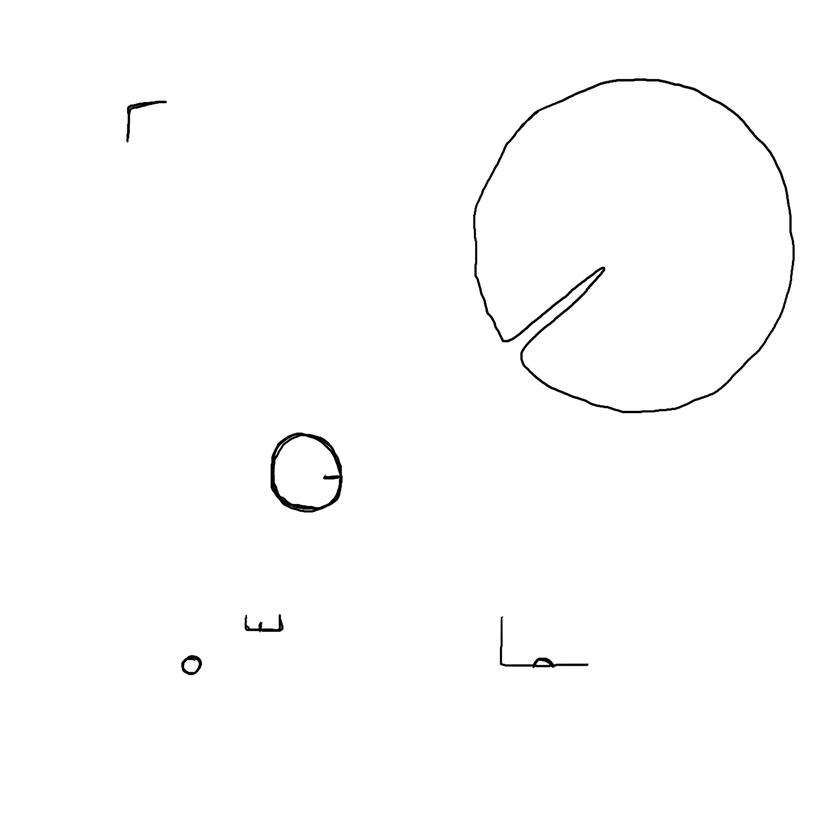
#> input picture Assets/Resources/Reel/reel_0.png, 840 x 840 px, shrunk from 2048 x 2048 before the run
$ python split_layers.py ../Assets/Resources/Reel/reel_0.png
#> lines starting #> are read from the running program, lines starting #| are printed output that depends on the picture
#!/usr/bin/env python3
"""Split one RGBA image into N random cell layers."""
""" python split_layers.py my_art.png --layers 8 """

from PIL import Image
import numpy as np
import random
import os
import argparse


def split_into_layers(input_path, output_dir, num_layers=6, cell_size=1):
#> called with input_path = 'Assets/Resources/Reel/reel_0.png', num_layers = 6, cell_size = 1
    if num_layers < 1:
        raise ValueError("num_layers must be at least 1")

    os.makedirs(output_dir, exist_ok=True)

    img = Image.open(input_path).convert("RGBA")
#> img is the input picture: PIL image 840x840 RGBA; mean R, G, B, A 0, 0, 0, 1.8
    img_array = np.array(img)
    layers = [np.zeros_like(img_array) for _ in range(num_layers)]

    height, width = img_array.shape[:2]
#> height = 840; width = 840
    last_layer = num_layers - 1

    for y in range(0, height, cell_size):
        for x in range(0, width, cell_size):
            cell_pixels = img_array[y : min(y + cell_size, height), x : min(x + cell_size, width)]
            if np.any(cell_pixels[:, :, 3] > 0):
                layer_index = random.randint(0, last_layer)
                layers[layer_index][y : min(y + cell_size, height), x : min(x + cell_size, width)] = cell_pixels
#> after the loop, layers = 6 items

    for i, layer in enumerate(layers):
        Image.fromarray(layer).save(os.path.join(output_dir, f"layer_{i}.png"))
#> this loop made 6 passes
#> pass 1, in split_into_layers, `Image.fromarray(layer).save(os.path.join(output_dir, f"layer_{i}.png"))`:
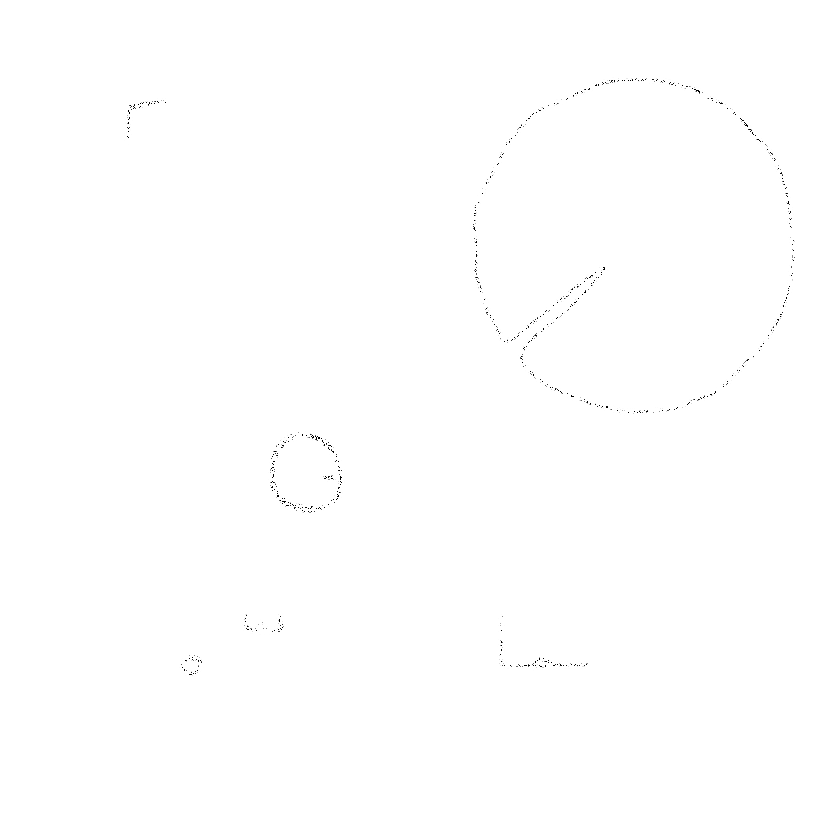
#> saved as layer_0.png: PIL image 840x840 RGBA; mean R, G, B, A 0, 0, 0, 0.3; transparent parts drawn white
#> pass 2, in split_into_layers, `Image.fromarray(layer).save(os.path.join(output_dir, f"layer_{i}.png"))`:
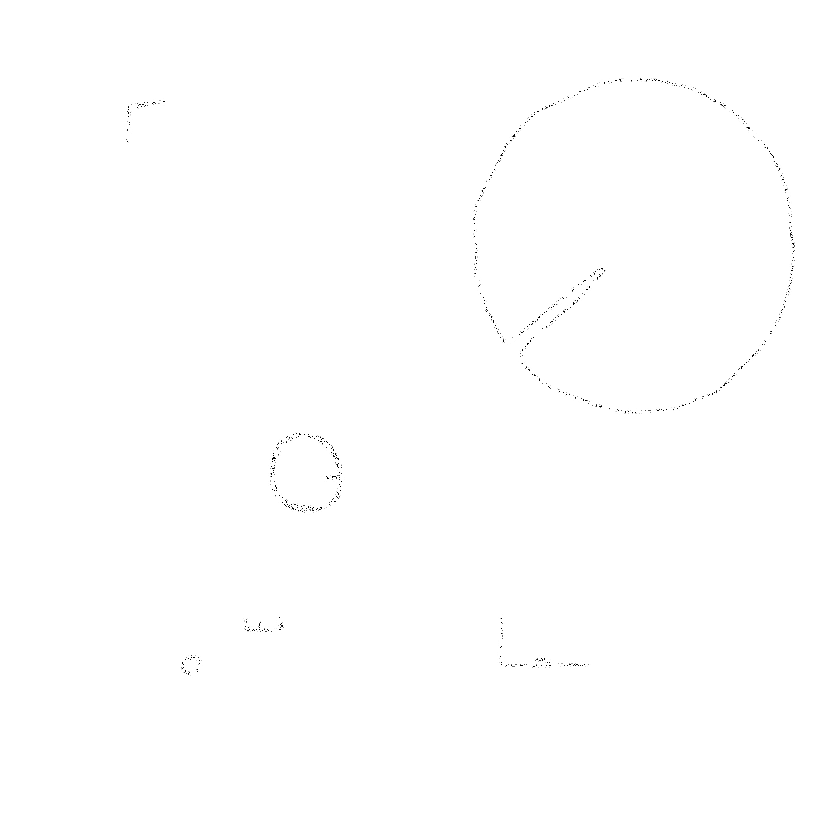
#> saved as layer_1.png: PIL image 840x840 RGBA; mean R, G, B, A 0, 0, 0, 0.3; transparent parts drawn white


def main():
    parser = argparse.ArgumentParser(description="Split one image into random layers.")
    parser.add_argument("image", help="Path to input PNG (or any image PIL can open)")
    parser.add_argument(
        "-n", "--layers",
        type=int,
        default=6,
        metavar="N",
        help="Number of layers to split into (default: 6)",
    )
    parser.add_argument(
        "-o", "--output",
        default=None,
        help="Output folder (default: split_layers/<image_stem>/)",
    )
    parser.add_argument(
        "--cell-size",
        type=int,
        default=1,
        help="Cell size in pixels (default: 1)",
    )
    args = parser.parse_args()

    if args.layers < 1:
        raise SystemExit("--layers must be at least 1")

    input_path = os.path.abspath(args.image)
    if not os.path.isfile(input_path):
        raise SystemExit(f"File not found: {input_path}")

    if args.output:
        output_dir = os.path.abspath(args.output)
    else:
        stem = os.path.splitext(os.path.basename(input_path))[0]
        output_dir = os.path.join(os.path.dirname(input_path), "split_layers", stem)

    print(f"Input:  {input_path}")
    print(f"Layers: {args.layers}")
    print(f"Output: {output_dir}/")
    split_into_layers(input_path, output_dir, num_layers=args.layers, cell_size=args.cell_size)
    print(f"Done — wrote layer_0.png … layer_{args.layers - 1}.png")


if __name__ == "__main__":
    main()

$ run again, on Assets/Resources/Reel/reel_2.png
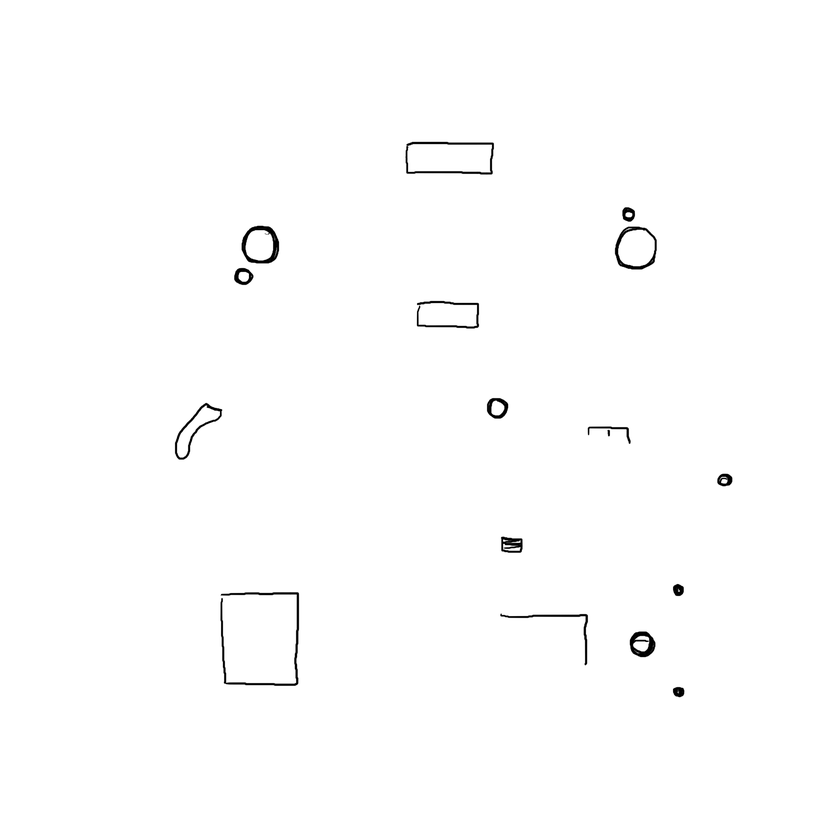
#> input picture Assets/Resources/Reel/reel_2.png, 840 x 840 px, shrunk from 2048 x 2048 before the run
#> in split_into_layers, img is the input picture: PIL image 840x840 RGBA; mean R, G, B, A 0, 0, 0, 1.6
#> after the loop in split_into_layers, `for y in range(0, height, cell_size):`: layers = 6 items
#> the loop in split_into_layers, `for i, layer in enumerate(layers):` made 6 passes
#> pass 1, in split_into_layers, `Image.fromarray(layer).save(os.path.join(output_dir, f"layer_{i}.png"))`:
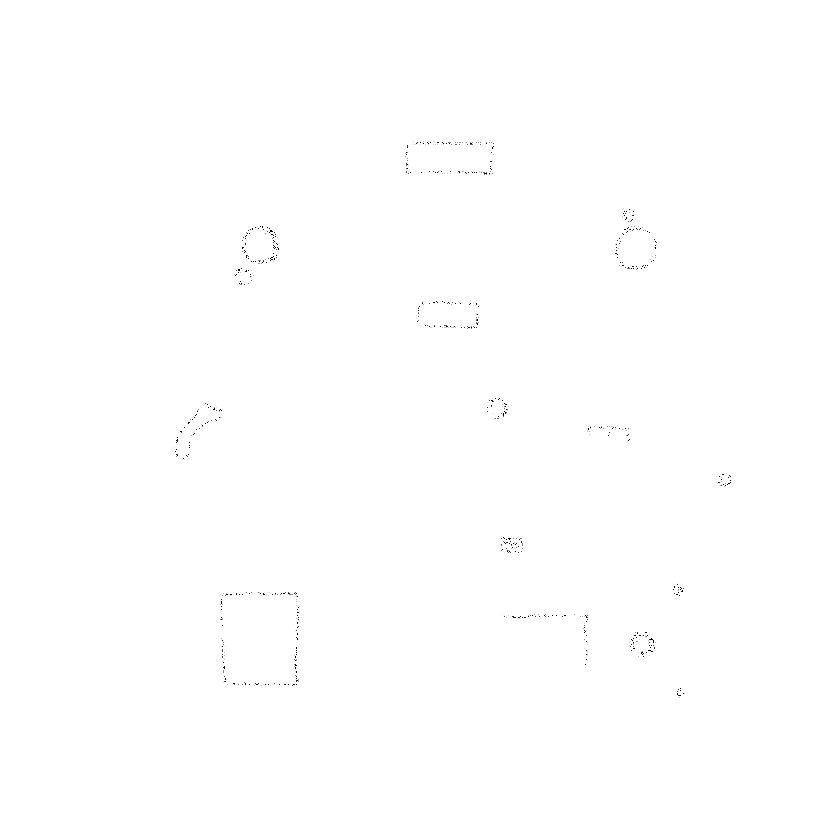
#> saved as layer_0.png: PIL image 840x840 RGBA; mean R, G, B, A 0, 0, 0, 0.3; transparent parts drawn white
#> pass 2, in split_into_layers, `Image.fromarray(layer).save(os.path.join(output_dir, f"layer_{i}.png"))`:
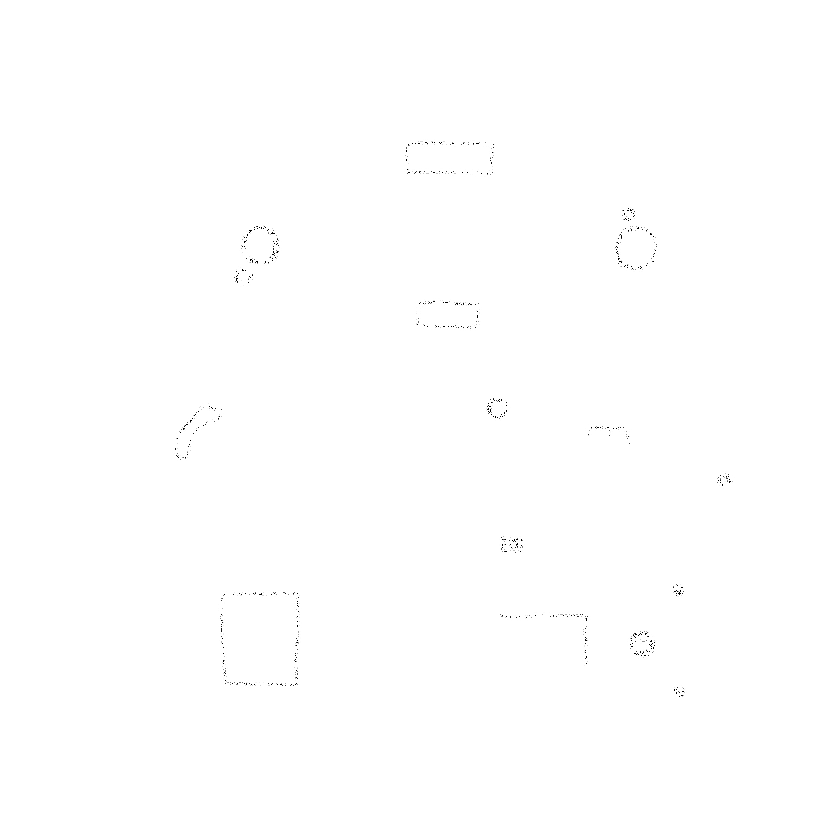
#> saved as layer_1.png: PIL image 840x840 RGBA; mean R, G, B, A 0, 0, 0, 0.3; transparent parts drawn white

$ run again, on Assets/Resources/Reel/reel_3.png
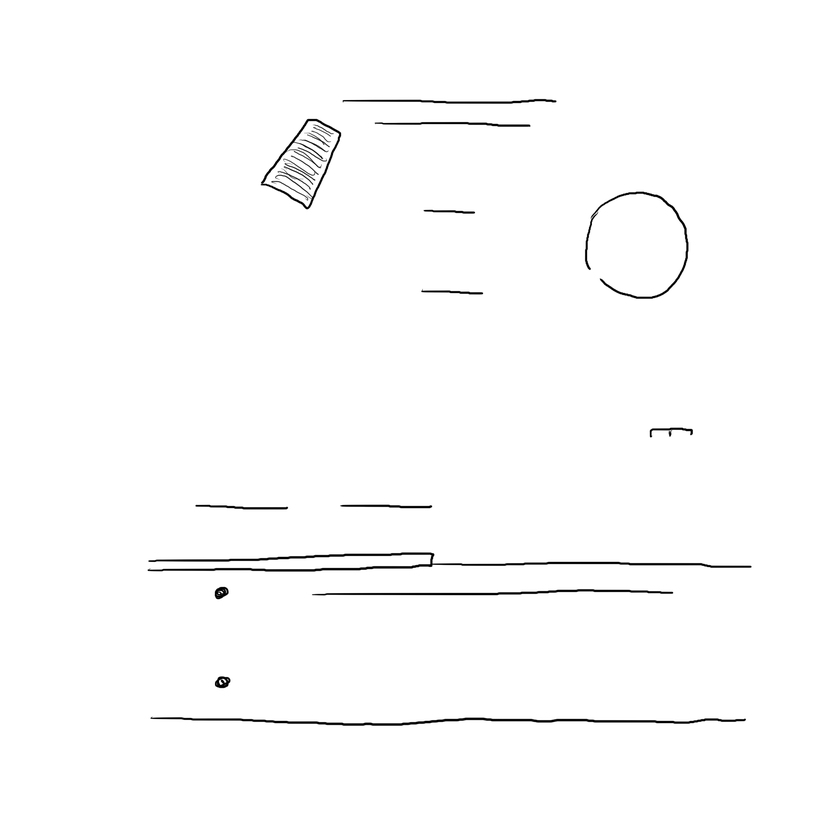
#> input picture Assets/Resources/Reel/reel_3.png, 840 x 840 px, shrunk from 2048 x 2048 before the run
#> in split_into_layers, img is the input picture: PIL image 840x840 RGBA; mean R, G, B, A 0, 0, 0, 2.7
#> after the loop in split_into_layers, `for y in range(0, height, cell_size):`: layers = 6 items
#> the loop in split_into_layers, `for i, layer in enumerate(layers):` made 6 passes
#> pass 1, in split_into_layers, `Image.fromarray(layer).save(os.path.join(output_dir, f"layer_{i}.png"))`:
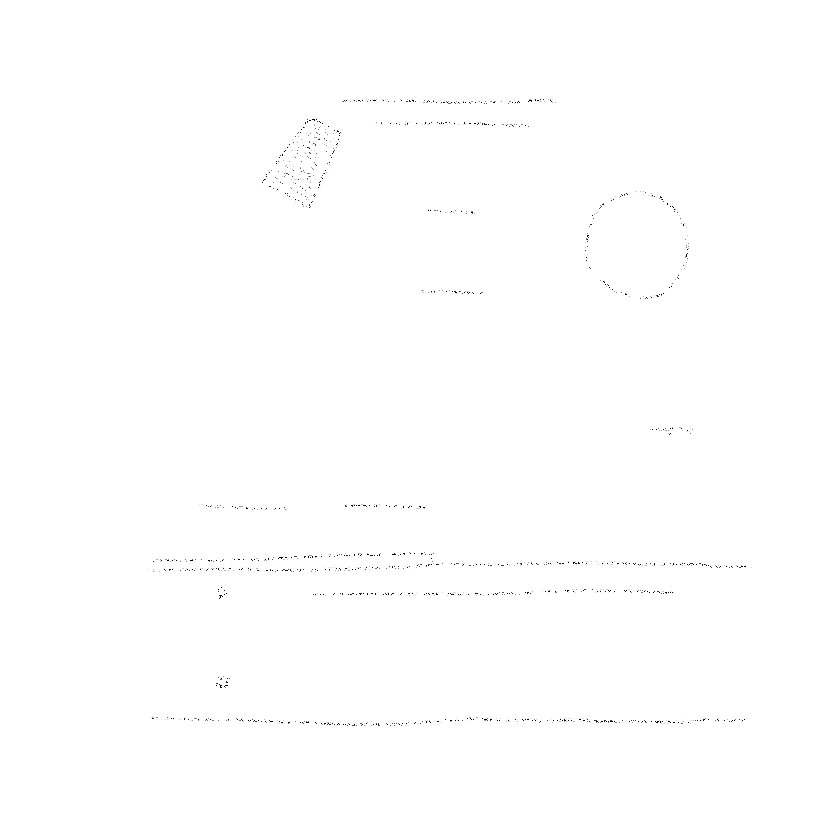
#> saved as layer_0.png: PIL image 840x840 RGBA; mean R, G, B, A 0, 0, 0, 0.4; transparent parts drawn white
#> pass 2, in split_into_layers, `Image.fromarray(layer).save(os.path.join(output_dir, f"layer_{i}.png"))`:
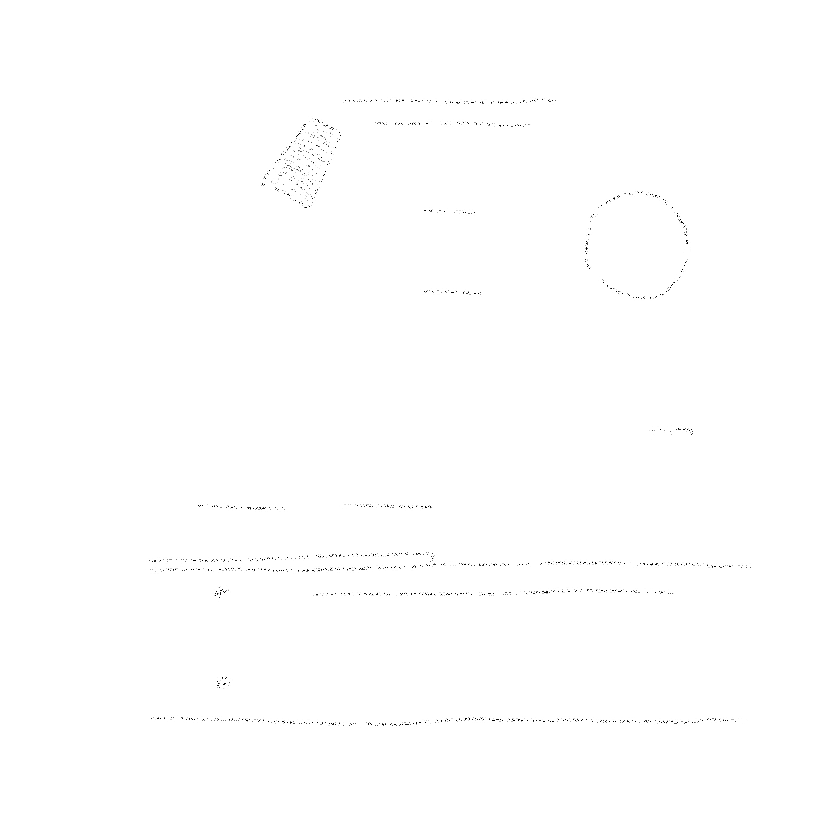
#> saved as layer_1.png: PIL image 840x840 RGBA; mean R, G, B, A 0, 0, 0, 0.4; transparent parts drawn white

$ run again, on Assets/Resources/Reel/reel_4.png
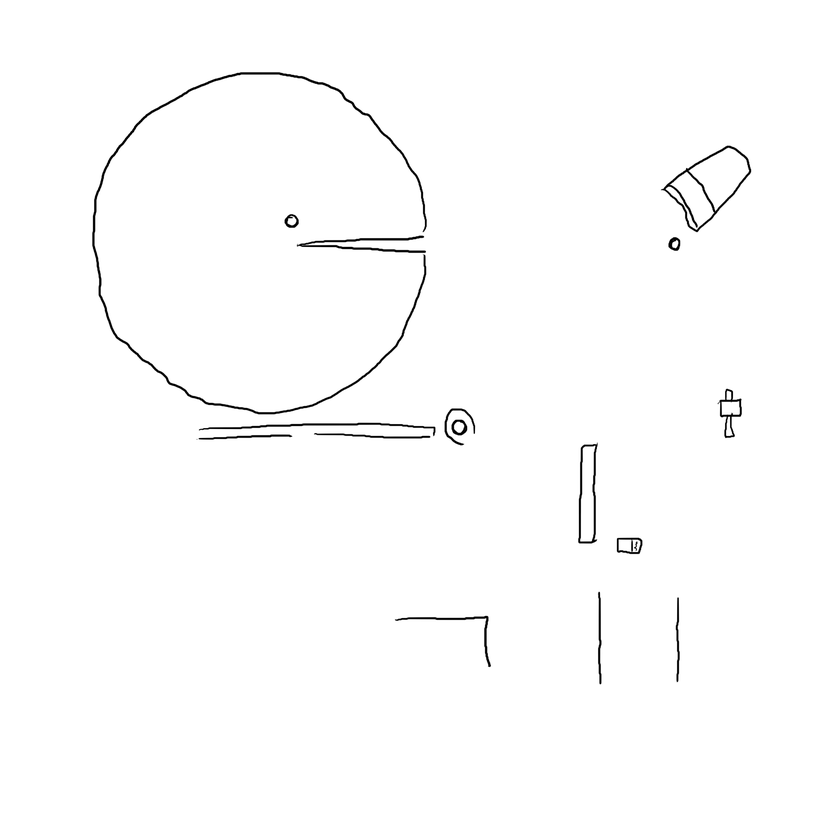
#> input picture Assets/Resources/Reel/reel_4.png, 840 x 840 px, shrunk from 2048 x 2048 before the run
#> in split_into_layers, img is the input picture: PIL image 840x840 RGBA; mean R, G, B, A 0, 0, 0, 2.3
#> after the loop in split_into_layers, `for y in range(0, height, cell_size):`: layers = 6 items
#> the loop in split_into_layers, `for i, layer in enumerate(layers):` made 6 passes
#> pass 1, in split_into_layers, `Image.fromarray(layer).save(os.path.join(output_dir, f"layer_{i}.png"))`:
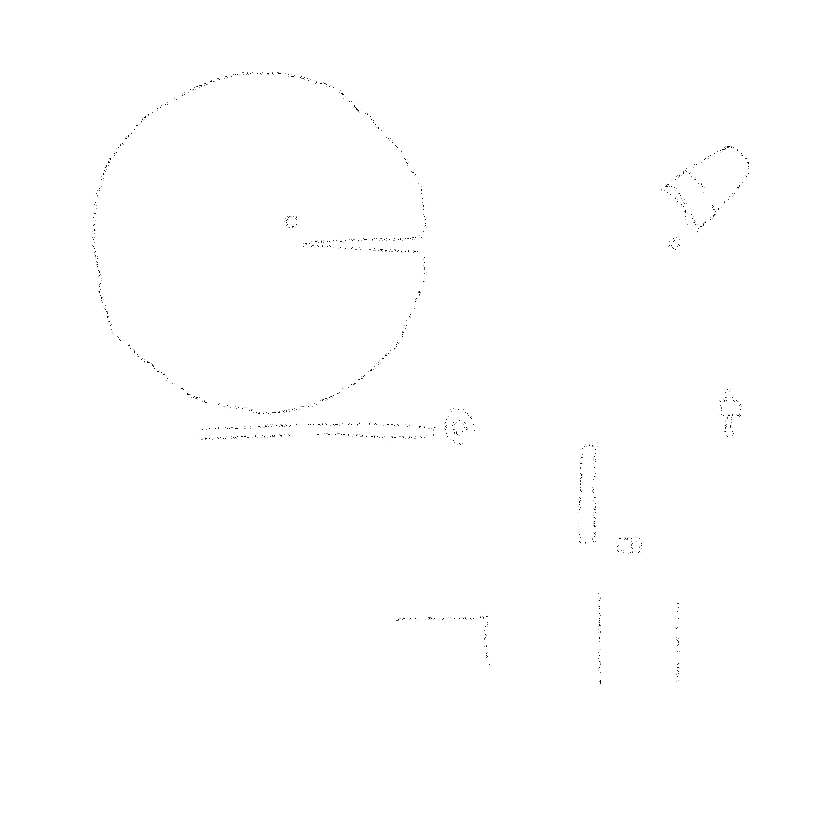
#> saved as layer_0.png: PIL image 840x840 RGBA; mean R, G, B, A 0, 0, 0, 0.4; transparent parts drawn white
#> pass 2, in split_into_layers, `Image.fromarray(layer).save(os.path.join(output_dir, f"layer_{i}.png"))`:
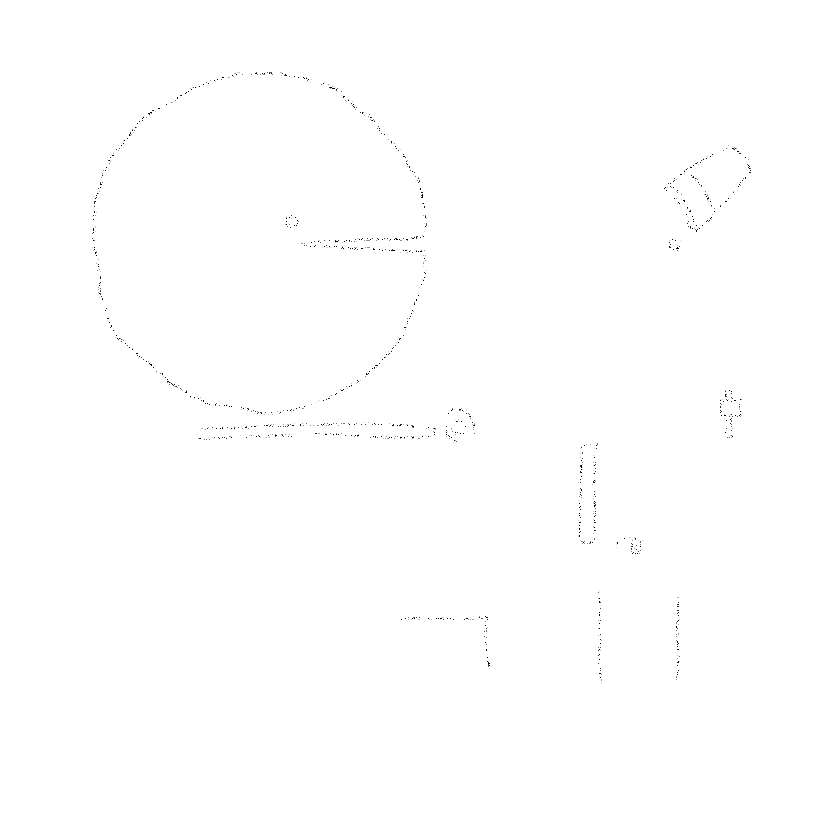
#> saved as layer_1.png: PIL image 840x840 RGBA; mean R, G, B, A 0, 0, 0, 0.4; transparent parts drawn white
